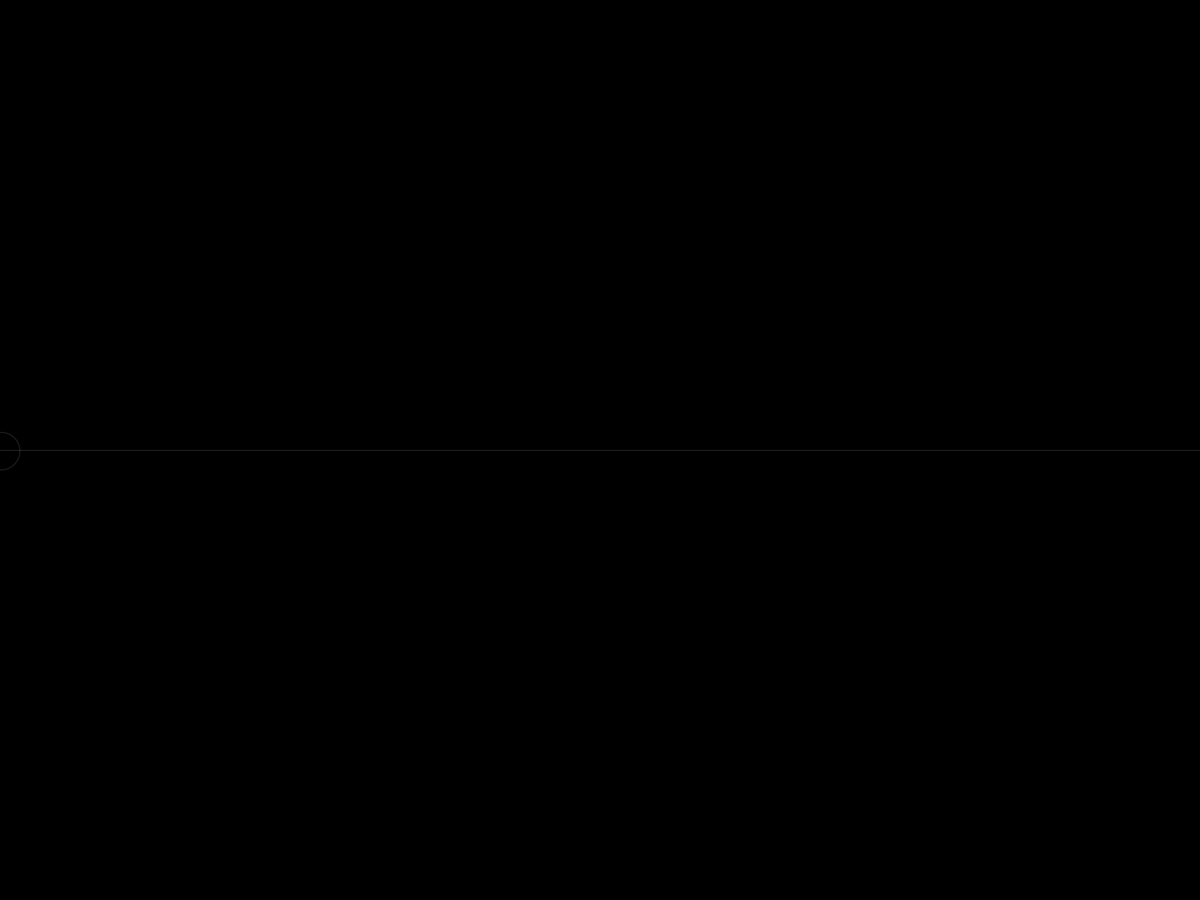
Frame 1 (no input)
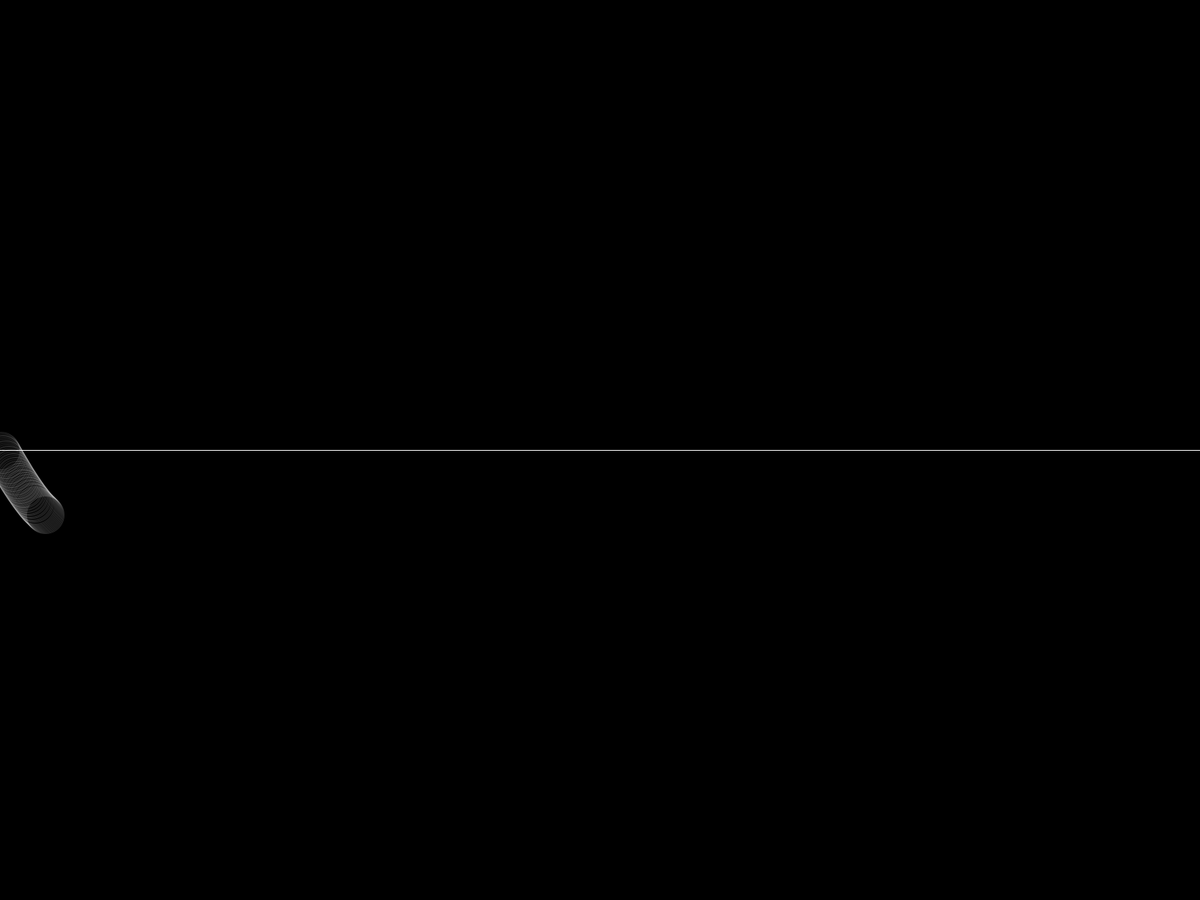
Frame 60 (the mouse pressed at the canvas centre just before this capture)
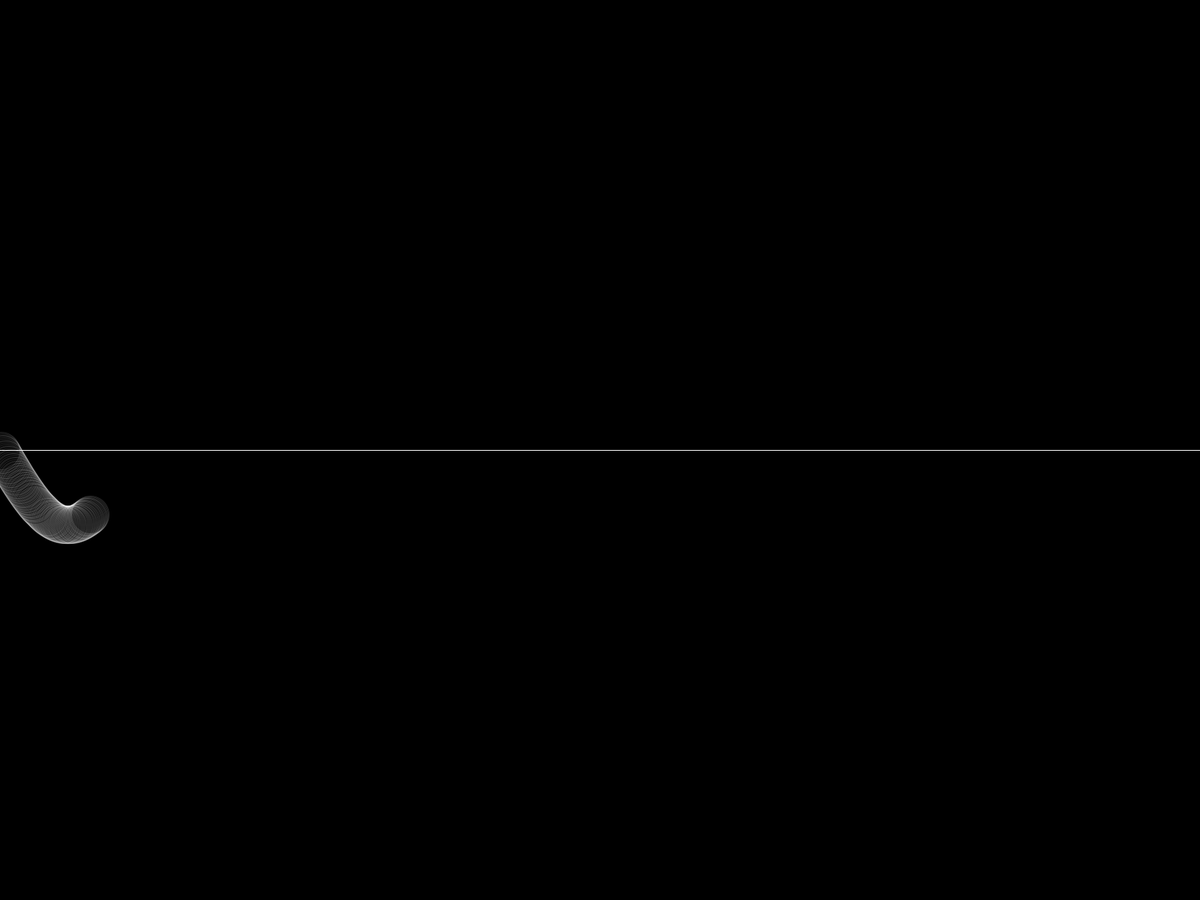
Frame 120 (the mouse held since frame 60 and released just before this capture)

The Processing sketch that drew these frames (run headless with seeded random() and noise(); from frame 60 on, the mouse is pressed at the canvas centre):

// Processing sketch: mySketch
// ── mySketch.pde
// Poliphonia Media Lab, 14 de agosto de 2018

/*
 * https://processing.org/reference/sin_.html
 * https://processing.org/examples/sinewave.html
 */

void setup() {
  fullScreen();
	background(0);
}

void draw(){
	noFill();
	stroke(255,40);
	line(0,height/2,width,height/2);
	
/*
	textAlign(LEFT);
	textSize(40);
	text("sin() começa no 0, sobe até 1 e depois desce até -1", 60, height+60-height/4);
	*/

	//move the coordinate system to left middle
  translate(0, height/2);
	
  ellipse(frameCount, sin(radians(frameCount))*100, 50, 50);
}
